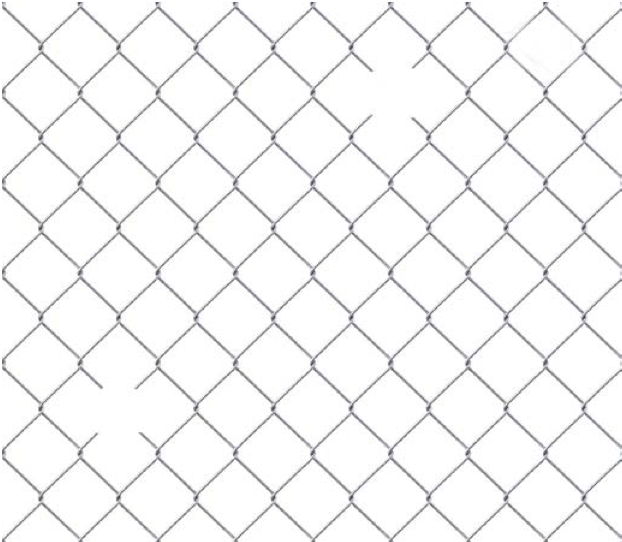
%> input picture 03/fence.png, 622 x 542 px
$ octave --eval "Debai2;"   (GNU Octave 9; MATLAB toolbox functions it lacks are replaced by stand-ins)
%> lines starting %> are read from the running program, lines starting %| are printed output that depends on the picture
function Debai2
  I=imread("fence.png");
%> I is the input picture: size 542x622x3 uint8; mean R, G, B 245.2, 245.1, 245.4
  G=imread("noiseSP.png");
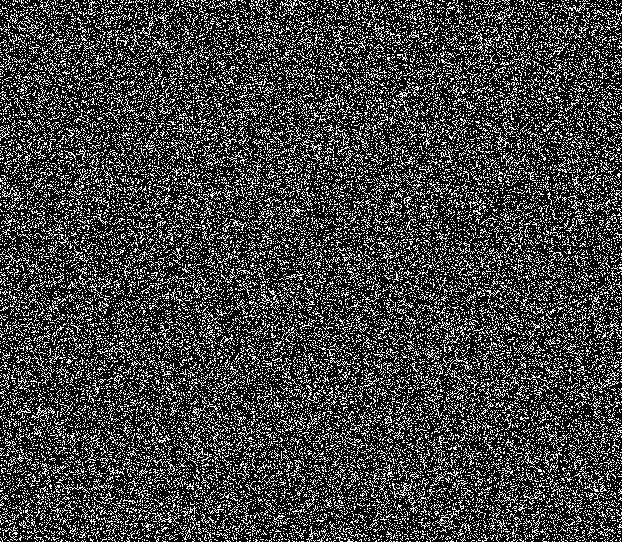
%> input picture 03/noiseSP.png, 622 x 542 px
%> G is the input picture: size 542x622 uint8; 24.9% white in thin lines or dots
  %subplot(1,2,1),imshow(I);
  %subplot(1,2,2),imshow(G);

  [r,c,~]=size(I);
%> r = 542; c = 622
  %3 kenh mau cua anh N voi Nb=Ib+G
  %G chi co 1 kenh mau, I co 3 kenh mau
  n1=I(:,:,1)+G;
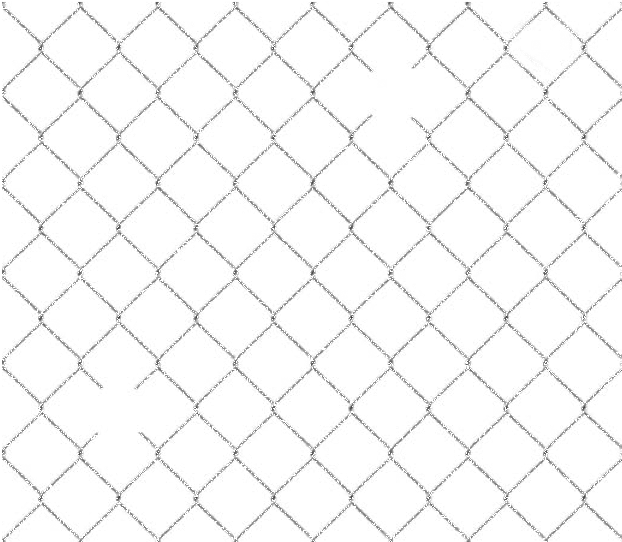
%> n1: size 542x622 uint8; min 42, max 255, mean 247.7
  n2=I(:,:,2)+G;
  n3=I(:,:,3)+G;

  imgN=cat(3,n1,n2,n3);
  imshow(imgN);
endfunction
